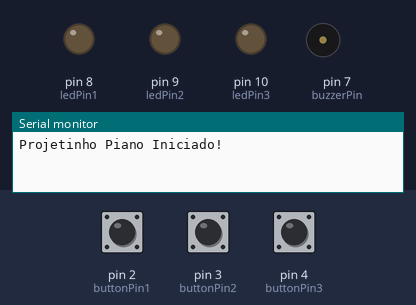
Bench run of a sketch on a simulated Arduino Uno, built with avr-gcc and run on an emulated ATmega328P. Shown: output pins drawn as LEDs (lit = HIGH), buzzer (waves = sounding), the last lines printed to the serial monitor. The inputs (shaded band) are chosen by the test bench; at power-on: pin 2 (buttonPin1) HIGH, pin 3 (buttonPin2) HIGH, pin 4 (buttonPin3) HIGH.

Above: at 1.2 s.
1.3 s: pin 2 (buttonPin1) pulled LOW for 0.15 s
At 1.38 s:
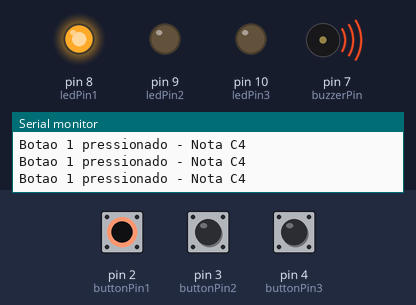
2.9 s: pin 3 (buttonPin2) pulled LOW for 0.15 s
At 2.99 s:
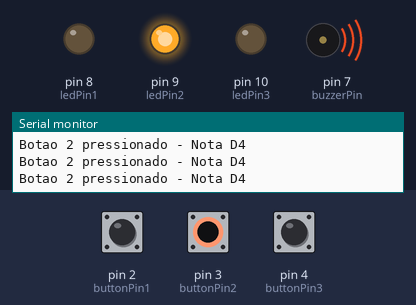
4.5 s: pin 4 (buttonPin3) pulled LOW for 0.15 s
At 4.58 s:
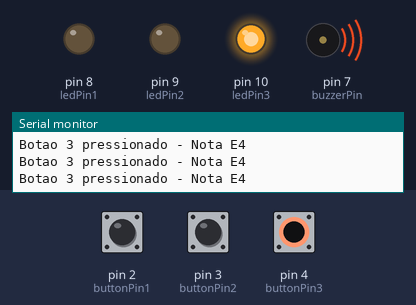
6.1 s: pin 4 (buttonPin3) pulled LOW for 3.2 s
At 10.1 s:
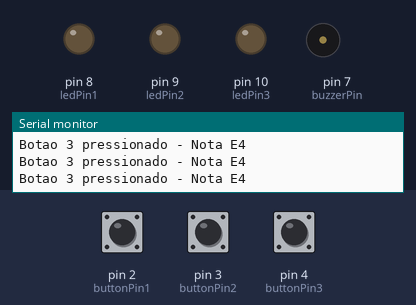
10.8 s: pin 2 (buttonPin1) pulled LOW for 3.2 s
At 11.4 s:
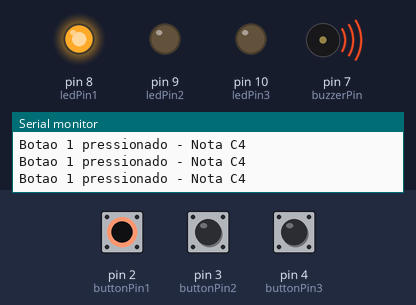
15.5 s: pin 2 (buttonPin1) driven LOW and pin 3 (buttonPin2) driven LOW
At 16.0 s:
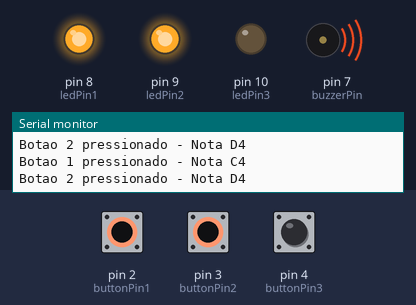
Timing chart, 0 to 18.0 s (numbered marks = the images above; inputs shaded):
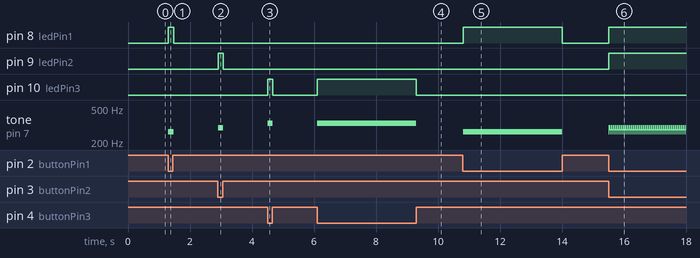

Measured:
- after the input at 1.3 s, pin 8 (ledPin1): LOW → HIGH at once, → LOW 0.17 s later; tone on pin 7 (buzzerPin): silent → 262 Hz at once, → silent 0.17 s later
- after the input at 2.9 s, pin 9 (ledPin2): LOW → HIGH at once, → LOW 0.17 s later; tone on pin 7 (buzzerPin): silent → 294 Hz at once, → silent 0.17 s later
- after the input at 4.5 s, pin 10 (ledPin3): LOW → HIGH at once, → LOW 0.17 s later; tone on pin 7 (buzzerPin): silent → 330 Hz at once, → silent 0.17 s later
- after the input at 6.1 s, pin 10 (ledPin3): LOW → HIGH at once, → LOW 3.2 s later; tone on pin 7 (buzzerPin): silent → 330 Hz at once, → silent 3.2 s later
- after the input at 10.8 s, pin 8 (ledPin1): LOW → HIGH at once, → LOW 3.2 s later; tone on pin 7 (buzzerPin): silent → 262 Hz at once, → silent 3.2 s later
- after the input at 15.5 s, pin 8 (ledPin1), pin 9 (ledPin2): LOW → HIGH at once; tone on pin 7 (buzzerPin): alternates 294 Hz for 0.04 s and 262 Hz for 0.02 s, starting at once

The sketch:

dazzling_jofo1.ino
```cpp
const int buttonPin1 = 2;
const int buttonPin2 = 3;
const int buttonPin3 = 4;

const int ledPin1 = 8;
const int ledPin2 = 9;
const int ledPin3 = 10;

const int buzzerPin = 7;

const int noteC4 = 262;
const int noteD4 = 294;
const int noteE4 = 330;

int currentNote = 0;

void setup() {
  pinMode(buttonPin1, INPUT_PULLUP);
  pinMode(buttonPin2, INPUT_PULLUP);
  pinMode(buttonPin3, INPUT_PULLUP);

  pinMode(ledPin1, OUTPUT);
  pinMode(ledPin2, OUTPUT);
  pinMode(ledPin3, OUTPUT);

  Serial.begin(9600);
  Serial.println("Projetinho Piano Iniciado!");
}

void loop() {
  int buttonState1 = digitalRead(buttonPin1);
  int buttonState2 = digitalRead(buttonPin2);
  int buttonState3 = digitalRead(buttonPin3);

  if (buttonState1 == LOW) {
    if (currentNote != noteC4) {
      tone(buzzerPin, noteC4);
      currentNote = noteC4;
    }
    digitalWrite(ledPin1, HIGH);
    Serial.println("Botao 1 pressionado - Nota C4");
  } else {
    if (currentNote == noteC4) {
      noTone(buzzerPin);
      currentNote = 0;
    }
    digitalWrite(ledPin1, LOW);
  }

  if (buttonState2 == LOW) {
    if (currentNote != noteD4) {
      tone(buzzerPin, noteD4);
      currentNote = noteD4;
    }
    digitalWrite(ledPin2, HIGH);
    Serial.println("Botao 2 pressionado - Nota D4");
  } else {
    if (currentNote == noteD4) {
      noTone(buzzerPin);
      currentNote = 0;
    }
    digitalWrite(ledPin2, LOW);
  }

  if (buttonState3 == LOW) {
    if (currentNote != noteE4) {
      tone(buzzerPin, noteE4);
      currentNote = noteE4;
    }
    digitalWrite(ledPin3, HIGH);
    Serial.println("Botao 3 pressionado - Nota E4");
  } else {
    if (currentNote == noteE4) {
      noTone(buzzerPin);
      currentNote = 0;
    }
    digitalWrite(ledPin3, LOW);
  }

  delay(10);
}
```
